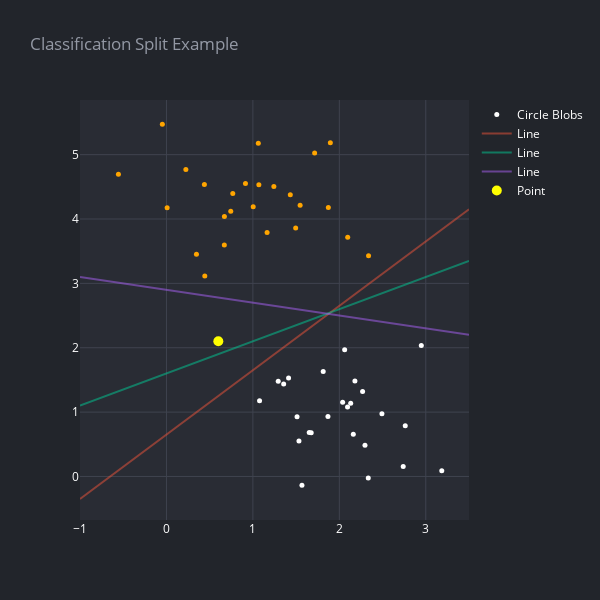

Notebook cell for this chart:
### Markdown cell above
# The Problem

A linear discriminative classifier would attempt to draw a straight line separating the two sets of data, 
and thereby create a model for classification. For two dimensional data like that shown here, this is a 
task we could do by hand. But immediately we see a problem: there is more than one possible dividing line 
that can perfectly discriminate between the two classes!

We can draw them as follows:

### Code cell
# setup the x coordinates
xfit = np.linspace(-1,3.5)

# draw three straight lines using visually obtained gradient and intercept values
data = [data_plot]
for m, b in [(1, 0.65), (0.5, 1.6), (-0.2, 2.9)]:
    data.append(scatter(xfit, m*xfit+b, 'Line', mode='lines'))

# lets also add a point to the plot that lies between each classification
data.append(scatter([0.6], [2.1], 'Point', mode='markers', size=10, color='yellow', opacity=1))
fig = go.Figure(data=data)
render(fig, title='Classification Split Example', height=600, width=600)

### Figure 1 — Plotly figure (JSON) as saved in the notebook; plotly's stock layout.template omitted (floating-point values rounded to 4 significant figures)
{"data": [{"marker": {"color": ["white", "white", "orange", "orange", "white", "white", "white", "white", "white", "orange", "orange", "orange", "orange", "white", "orange", "orange", "orange", "white", "orange", "orange", "white", "white", "white", "white", "white", "orange", "orange", "orange", "white", "orange", "white", "orange", "orange", "orange", "orange", "white", "white", "orange", "white", "orange", "white", "orange", "white", "white", "orange", "white", "white", "orange", "white", "orange"], "size": 5}, "mode": "markers", "name": "Circle Blobs", "opacity": 1, "type": "scatter", "x": [1.413, 1.813, 1.433, 1.873, 2.095, 2.739, 3.185, 2.062, 2.038, -0.04749, 1.714, 0.2246, 1.069, 1.533, 1.495, 1.164, 0.7439, 2.297, 0.4436, 0.9143, 1.675, 2.269, 1.511, 1.652, 2.493, 2.338, 0.6705, -0.5555, 2.162, 2.097, 2.18, 0.439, 1.243, 0.007931, 1.896, 1.868, 2.131, 1.063, 2.335, 0.6698, 1.077, 1.546, 1.567, 1.356, 1.004, 1.293, 2.948, 0.3471, 2.763, 0.7675], "y": [1.53, 1.631, 4.377, 4.181, 1.079, 0.1568, 0.08901, 1.969, 1.155, 5.474, 5.025, 4.77, 4.531, 0.5504, 3.858, 3.791, 4.122, 0.4868, 3.115, 4.55, 0.68, 1.322, 0.9288, 0.6819, 0.9751, 3.431, 4.041, 4.696, 0.6566, 3.717, 1.484, 4.536, 4.504, 4.176, 5.185, 0.9314, 1.139, 5.176, -0.02408, 3.595, 1.175, 4.213, -0.1381, 1.438, 4.191, 1.479, 2.035, 3.452, 0.7897, 4.398]}, {"marker": {"size": 3}, "mode": "lines", "name": "Line", "opacity": 0.5, "type": "scatter", "x": [-1, -0.9082, -0.8163, -0.7245, -0.6327, -0.5408, -0.449, -0.3571, -0.2653, -0.1735, -0.08163, 0.0102, 0.102, 0.1939, 0.2857, 0.3776, 0.4694, 0.5612, 0.6531, 0.7449, 0.8367, 0.9286, 1.02, 1.112, 1.204, 1.296, 1.388, 1.48, 1.571, 1.663, 1.755, 1.847, 1.939, 2.031, 2.122, 2.214, 2.306, 2.398, 2.49, 2.582, 2.673, 2.765, 2.857, 2.949, 3.041, 3.133, 3.224, 3.316, 3.408, 3.5], "y": [-0.35, -0.2582, -0.1663, -0.07449, 0.01735, 0.1092, 0.201, 0.2929, 0.3847, 0.4765, 0.5684, 0.6602, 0.752, 0.8439, 0.9357, 1.028, 1.119, 1.211, 1.303, 1.395, 1.487, 1.579, 1.67, 1.762, 1.854, 1.946, 2.038, 2.13, 2.221, 2.313, 2.405, 2.497, 2.589, 2.681, 2.772, 2.864, 2.956, 3.048, 3.14, 3.232, 3.323, 3.415, 3.507, 3.599, 3.691, 3.783, 3.874, 3.966, 4.058, 4.15]}, {"marker": {"size": 3}, "mode": "lines", "name": "Line", "opacity": 0.5, "type": "scatter", "x": [-1, -0.9082, -0.8163, -0.7245, -0.6327, -0.5408, -0.449, -0.3571, -0.2653, -0.1735, -0.08163, 0.0102, 0.102, 0.1939, 0.2857, 0.3776, 0.4694, 0.5612, 0.6531, 0.7449, 0.8367, 0.9286, 1.02, 1.112, 1.204, 1.296, 1.388, 1.48, 1.571, 1.663, 1.755, 1.847, 1.939, 2.031, 2.122, 2.214, 2.306, 2.398, 2.49, 2.582, 2.673, 2.765, 2.857, 2.949, 3.041, 3.133, 3.224, 3.316, 3.408, 3.5], "y": [1.1, 1.146, 1.192, 1.238, 1.284, 1.33, 1.376, 1.421, 1.467, 1.513, 1.559, 1.605, 1.651, 1.697, 1.743, 1.789, 1.835, 1.881, 1.927, 1.972, 2.018, 2.064, 2.11, 2.156, 2.202, 2.248, 2.294, 2.34, 2.386, 2.432, 2.478, 2.523, 2.569, 2.615, 2.661, 2.707, 2.753, 2.799, 2.845, 2.891, 2.937, 2.983, 3.029, 3.074, 3.12, 3.166, 3.212, 3.258, 3.304, 3.35]}, {"marker": {"size": 3}, "mode": "lines", "name": "Line", "opacity": 0.5, "type": "scatter", "x": [-1, -0.9082, -0.8163, -0.7245, -0.6327, -0.5408, -0.449, -0.3571, -0.2653, -0.1735, -0.08163, 0.0102, 0.102, 0.1939, 0.2857, 0.3776, 0.4694, 0.5612, 0.6531, 0.7449, 0.8367, 0.9286, 1.02, 1.112, 1.204, 1.296, 1.388, 1.48, 1.571, 1.663, 1.755, 1.847, 1.939, 2.031, 2.122, 2.214, 2.306, 2.398, 2.49, 2.582, 2.673, 2.765, 2.857, 2.949, 3.041, 3.133, 3.224, 3.316, 3.408, 3.5], "y": [3.1, 3.082, 3.063, 3.045, 3.027, 3.008, 2.99, 2.971, 2.953, 2.935, 2.916, 2.898, 2.88, 2.861, 2.843, 2.824, 2.806, 2.788, 2.769, 2.751, 2.733, 2.714, 2.696, 2.678, 2.659, 2.641, 2.622, 2.604, 2.586, 2.567, 2.549, 2.531, 2.512, 2.494, 2.476, 2.457, 2.439, 2.42, 2.402, 2.384, 2.365, 2.347, 2.329, 2.31, 2.292, 2.273, 2.255, 2.237, 2.218, 2.2]}, {"marker": {"color": "yellow", "size": 10}, "mode": "markers", "name": "Point", "opacity": 1, "type": "scatter", "x": [0.6], "y": [2.1]}], "layout": {"height": 600, "legend": {"font": {"color": "#ffffff"}}, "paper_bgcolor": "#22252B", "plot_bgcolor": "#292C34", "title": {"font": {"color": "#9398A4"}, "text": "Classification Split Example"}, "width": 600, "xaxis": {"gridcolor": "#3F434F", "tickfont": {"color": "#ffffff"}, "title": {"font": {"color": "#ffffff"}}, "zeroline": false}, "yaxis": {"gridcolor": "#3F434F", "tickfont": {"color": "#ffffff"}, "title": {"font": {"color": "#ffffff"}}, "zeroline": false}}}
